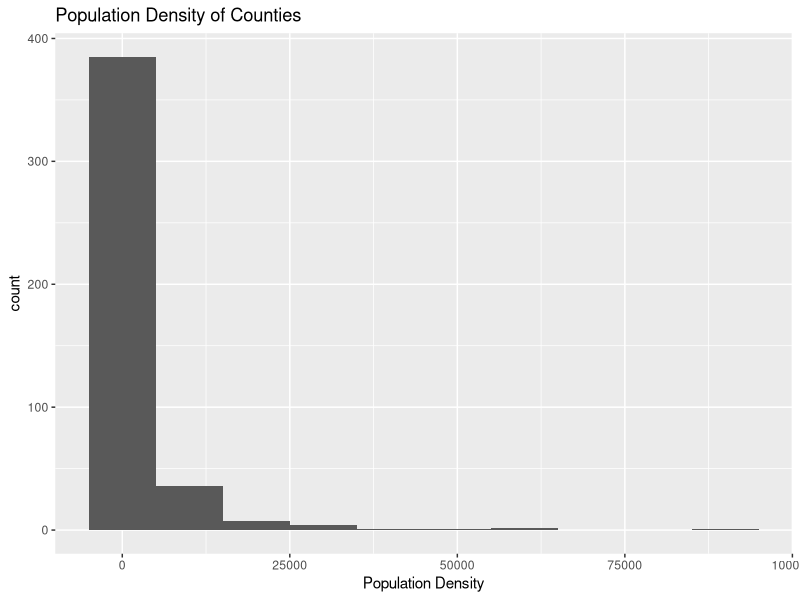
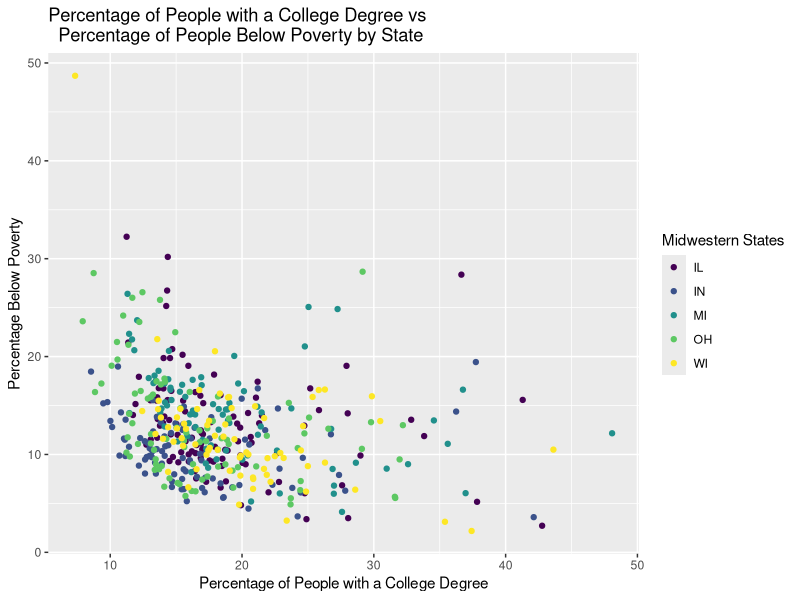

The R script that drew these images, in order:
## ---- chunk 1
#| label: load-packages
#| message: false

library(tidyverse)
library(viridis)
## ---- chunk 2
ggplot(midwest)+
  geom_histogram( aes(popdensity), binwidth = 10000)+
labs(
  x = "Population Density",
  y = "count",
  title = "Population Density of Counties"
)
## ---- chunk 3
ggplot(data = midwest, 
       mapping = aes(x = percollege, y = percbelowpoverty, color = state)) +
  geom_point()+
  labs(
  x = "Percentage of People with a College Degree",
  y = "Percentage Below Poverty",
  title = "Percentage of People with a College Degree vs 
  Percentage of People Below Poverty by State", 
  color = "Midwestern States"
)+
  scale_color_viridis_d()
